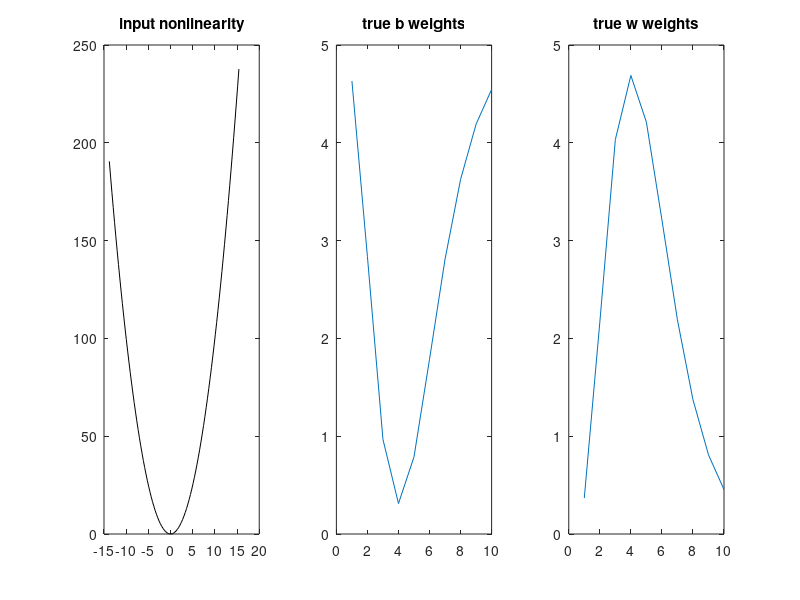
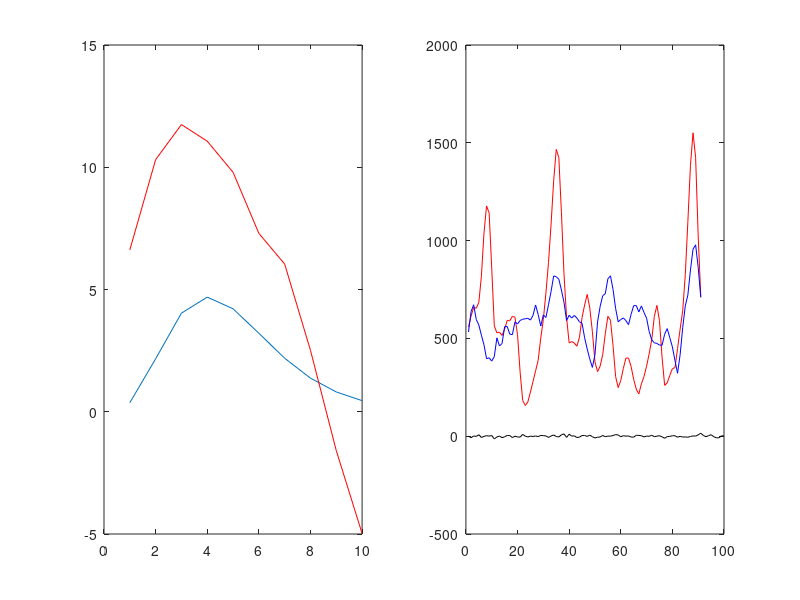

These figures' MATLAB source, in order: (Note: this script raises an error after producing the figures.)

%% stimulus

% build stimulus
nTimesteps = 100;
stim = 5*randn(nTimesteps, 1);

%% response

% history filter
mLags = 10;
x = 1:mLags;
k = 5; th = 1;
w_true = x(:).^(k-1).*exp(-x(:)/th);
b_true = 5 - x(:).^(k-1).*exp(-x(:)/th);

c = 30;
noisesigma = 5;
f = @(x) x.^2;

figure(1); clf
subplot(131)
stim_bounds = linspace(min(stim), max(stim), 100);

% make some basis functions
k = 10;
mu = linspace(min(stim), max(stim), k);
s = mean(diff(mu))/2;
fi = @(x, m) exp(-.5* (x-m).^2/s.^2);

plot(stim_bounds, f(stim_bounds), 'k')
title('input nonlinearity')
subplot(133)
plot(w_true)
title('true w weights')
subplot(132)
plot(b_true)
title('true b weights')

%% reshape stimulus to have lags

X = nan(mLags, nTimesteps-mLags);
for ii = mLags:nTimesteps
    X(:, ii-mLags+1) = (stim((ii-mLags+1):ii));
end
R = c + w_true'*f(X) + randn(1, nTimesteps-mLags+1)*noisesigma;

% Plot response
figure(2); clf
subplot(1,2,1)
plot(w_true)
subplot(1,2,2)
plot(stim, 'k'); hold on
plot(R, 'r')

%% Recover weights using linear least squares regression

Xdesign = [ones(1,size(X,2)); X];
wls = (Xdesign*Xdesign')\(Xdesign*R');

figure(2); 
subplot(121)
hold on; 
plot(wls(2:end), 'r')
subplot(122)
plot(wls'*Xdesign, 'b')

%% Recover weights using alternating least squares

fb = bsxfun(fi, X(:), mu);
fb = reshape(fb(:), size(X, 1), size(X, 2), size(mu, 2));
R = c + w_true'*fb + randn(1, nTimesteps-mLags+1)*noisesigma;
